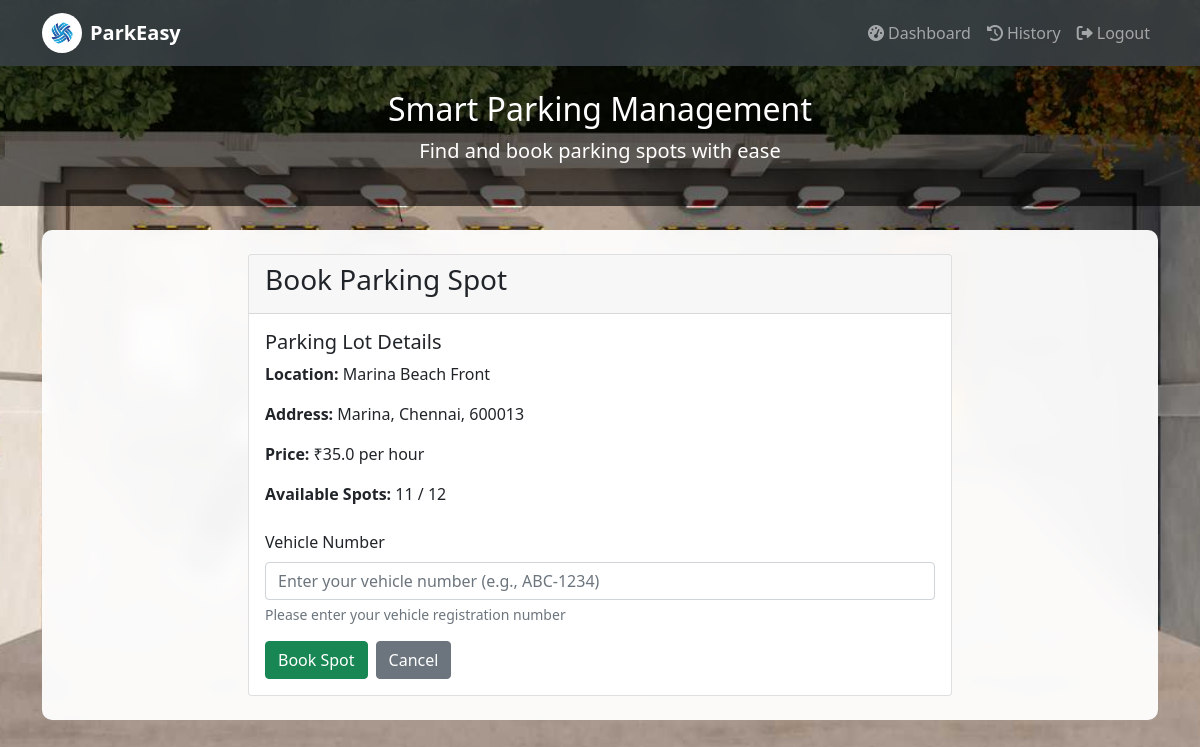
The app's page /book_parking/5 (signed in) with its own data.
### models.py (models this page shows)
class ParkingLot(db.Model):
    id = db.Column(db.Integer, primary_key=True)
    prime_location_name = db.Column(db.String(100), nullable=False)
    address = db.Column(db.String(200), nullable=False)
    pin_code = db.Column(db.String(10), nullable=False)
    price_per_hour = db.Column(db.Float, nullable=False, default=10.0)
    maximum_number_of_spots = db.Column(db.Integer, nullable=False)
    spots = db.relationship('ParkingSpot', backref='lot', lazy=True, cascade='all, delete-orphan')

### app.py (the view, shortened to what this page needs)
@app.route('/book_parking/<int:lot_id>', methods=['GET', 'POST'])
def book_parking(lot_id):
    if 'user_id' not in session:
        return redirect(url_for('login'))
    lot = ParkingLot.query.get_or_404(lot_id)
    return render_template('book_parking.html', lot=lot)

### templates/book_parking.html (shortened to what this page needs)
{% extends "base.html" %}
{% block content %}
<div class="row justify-content-center">
    <div class="col-md-8">
        <div class="card">
            <div class="card-header">
                <h3>Book Parking Spot</h3>
            </div>
            <div class="card-body">
                <div class="mb-4">
                    <h5>Parking Lot Details</h5>
                    <p><strong>Location:</strong> {{ lot.prime_location_name }}</p>
                    <p><strong>Address:</strong> {{ lot.address }}, {{ lot.pin_code }}</p>
                    <p><strong>Price:</strong> ₹{{ lot.price_per_hour }} per hour</p>
                    <p><strong>Available Spots:</strong> {{ lot.spots|selectattr('status', 'equalto', 'A')|list|length }} / {{ lot.maximum_number_of_spots }}</p>
                </div>
                <form method="POST">
                    <div class="mb-3">
                        <label for="vehicle_number" class="form-label">Vehicle Number</label>
                        <input type="text" class="form-control" id="vehicle_number" name="vehicle_number"
                               placeholder="Enter your vehicle number (e.g., ABC-1234)" required>
                        <div class="form-text">Please enter your vehicle registration number</div>
                    </div>
                    <div class="d-grid gap-2 d-md-flex justify-content-md-start">
                        <button type="submit" class="btn btn-success">Book Spot</button>
                        <a href="{{ url_for('user_dashboard') }}" class="btn btn-secondary">Cancel</a>
                    </div>
                </form>
            </div>
        </div>
    </div>
</div>
{% endblock %}

### records on screen
ParkingLot: prime_location_name "Marina Beach Front", address "Marina, Chennai", pin_code "600013", price_per_hour "35.0", maximum_number_of_spots "12"

### other values on screen
{{ lot.spots|selectattr('status', 'equalto', 'A')|list|length }} "11"
